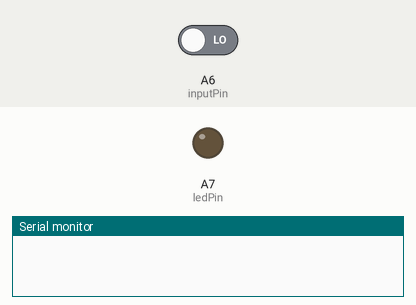
A sketch run on a simulated Arduino Nano 33 IoT. Parts: output pins drawn as LEDs (lit = HIGH), the last lines printed to the serial monitor. The test bench sets the inputs (shaded band); at power-on: A6 (inputPin) LOW. WiFi joins after 1.5 s; servers stay silent unless stated; not simulated (calls return 0 or success): arduino_secrets.h.

Above: at 4.2 s.
4.3 s: A6 (inputPin) driven HIGH
At 5.5 s:
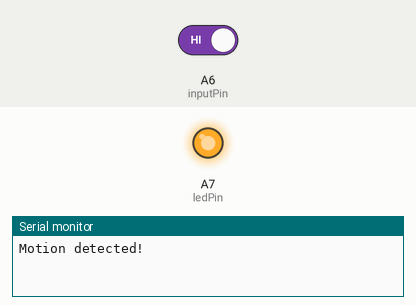
5.8 s: A6 (inputPin) driven LOW
At 6.8 s:
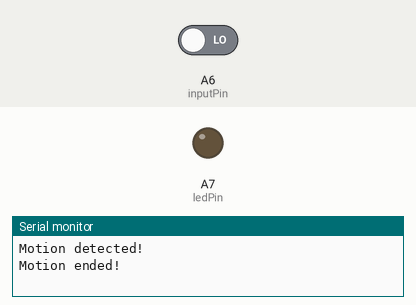
Timing chart, 0 to 8.8 s (numbered marks = the images above; inputs shaded):
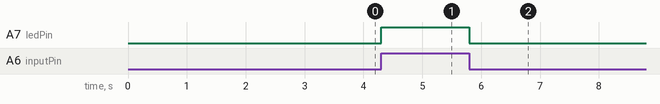

The sketch:

Project_may23a.ino
```cpp
/*
  Sketch generated by the Arduino IoT Cloud Thing "Untitled"
  https://create.arduino.cc/cloud/things/ad8ac5b3-55b7-47b2-868c-af5e16dfbe85

  Arduino IoT Cloud Variables description

  The following variables are automatically generated and updated when changes are made to the Thing

  bool motion;

  Variables which are marked as READ/WRITE in the Cloud Thing will also have functions
  which are called when their values are changed from the Dashboard.
  These functions are generated with the Thing and added at the end of this sketch.
*/

#include "arduino_secrets.h"

#include "thingProperties.h"
int ledPin = 21;                // choose the pin for the LED
int inputPin = 20;               // choose the input pin (for PIR sensor)
int val = 0;                    // variable for reading the pin status

void setup() {
  // Initialize serial and wait for port to open:
  Serial.begin(9600);
  // This delay gives the chance to wait for a Serial Monitor without blocking if none is found
  delay(1500);

  // Defined in thingProperties.h
  initProperties();


  // Connect to Arduino IoT Cloud
  ArduinoCloud.begin(ArduinoIoTPreferredConnection);

  /*
     The following function allows you to obtain more information
     related to the state of network and IoT Cloud connection and errors
     the higher number the more granular information youâ  ll get.
     The default is 0 (only errors).
     Maximum is 4
 */
  setDebugMessageLevel(2);
  ArduinoCloud.printDebugInfo();
  pinMode(ledPin, OUTPUT);      // declare LED as output
  pinMode(inputPin, INPUT);     // declare sensor as input
}

void loop() {
  ArduinoCloud.update();
  // Your code here
 val = digitalRead(inputPin);  // read input value
  if (val == HIGH) {            // check if the input is HIGH
    digitalWrite(ledPin, HIGH);  // turn LED ON
    if (motion == LOW) {
      // we have just turned on
      Serial.println("Motion detected!");
      // We only want to print on the output change, not state
      motion = HIGH;
    }
  } else {
    digitalWrite(ledPin, LOW); // turn LED OFF
    if (motion == HIGH){
      // we have just turned of
      Serial.println("Motion ended!");
      // We only want to print on the output change, not state
      motion = LOW;
    }
  }


}
```

thingProperties.h
```cpp
// Code generated by Arduino IoT Cloud, DO NOT EDIT.

#include <ArduinoIoTCloud.h>
#include <Arduino_ConnectionHandler.h>

const char SSID[]     = SECRET_SSID;    // Network SSID (name)
const char PASS[]     = SECRET_OPTIONAL_PASS;    // Network password (use for WPA, or use as key for WEP)


bool motion;

void initProperties(){

  ArduinoCloud.addProperty(motion, READ, ON_CHANGE, NULL);

}

WiFiConnectionHandler ArduinoIoTPreferredConnection(SSID, PASS);
```

Measured:
- after the input at 4.3 s, A7 (ledPin): LOW → HIGH at once
- after the input at 5.8 s, A7 (ledPin): HIGH → LOW at once
